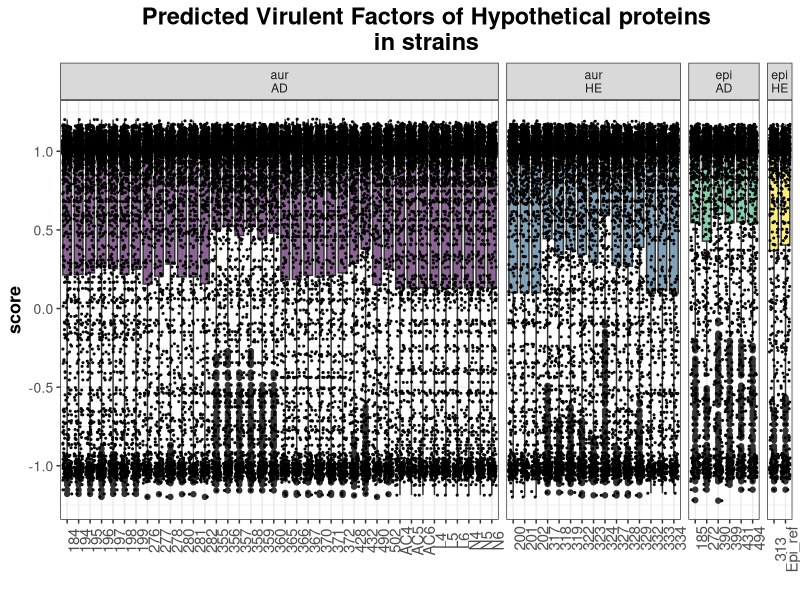

Write R code to recreate this figure.
library(ggplot2)
library(dplyr)
library(tidyverse)
library(viridis)
library(gridExtra)
library(grid)

vir_df <- read.table('Pred_Vir_Score.txt', sep='\t', header=T)

vir_df$id2 <- gsub('aur_AD','aur\nAD',vir_df$id2)
vir_df$id2 <- gsub('epi_AD','epi\nAD',vir_df$id2)
vir_df$id2 <- gsub('aur_HE','aur\nHE',vir_df$id2)
vir_df$id2 <- gsub('epi_HE','epi\nHE',vir_df$id2)


vir_df %>% 
  ggplot(aes(x=Strain, y=score, fill=id2))+
  geom_boxplot()+
  facet_grid(~id2, scale='free_x', space='free')+
  scale_fill_viridis(discrete = TRUE, alpha=0.6) +
  geom_jitter(color="black", size=0.4, alpha=0.9) +
  theme_bw() +
  #scale_x_discrete(limits=c('Core','ACC','SS'))+
  theme(
    plot.title = element_text(size=17, face='bold', hjust=0.5),
    axis.text.y=element_text( size=10),
    axis.text.x=element_text(angle=90, size=11),
    axis.title.y=element_text(face='bold', size=13),
    legend.position="none"
  ) +
  ggtitle("Predicted Virulent Factors of Hypothetical proteins\nin strains") +
  xlab("")
